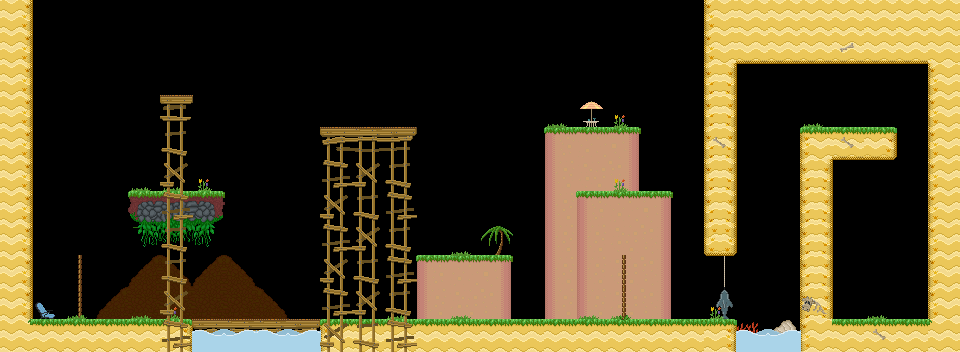

Rendered tile map (Tiled .tmx) drawn with the repository's tilesets; below, a short description and the map source with its tile grids summarised:
An orthogonal 30x11 tile map with 32x32 px tiles, 4 tile layers (background, main, foreground, hidden), 5 tilesets and 67 objects (22x spike, 18x veggie, 3x walking_enemy, 2x treetop_palm, 2x beach_bush, ...).

<map version="1.5" tiledversion="1.7.2" orientation="orthogonal" renderorder="right-down" width="30" height="11" tilewidth="32" tileheight="32" infinite="0" nextlayerid="11" nextobjectid="68">
 <properties>
  <property name="hints" value="" />
  <property name="time_to_beat" value="11" />
 </properties>
 <tileset firstgid="1" name="grass_level" tilewidth="32" tileheight="32" tilecount="153" columns="17">
  <image source="../../sprites/tilesets/34tile.png" width="544" height="306" />
 </tileset>
 <tileset firstgid="154" name="object_tilemap_32" tilewidth="32" tileheight="32" tilecount="25" columns="5">
  <image source="../../sprites/tilesets/object_tilemap_32.png" width="160" height="160" />
  <tile id="0">
   <properties>
    <property name="item_no" value="5" />
    <property name="type" value="costume_head" />
   </properties>
  </tile>
  <tile id="1">
   <properties>
    <property name="spawn" value="spawn" />
   </properties>
  </tile>
  <tile id="2">
   <properties>
    <property name="goal" value="goal" />
   </properties>
  </tile>
  <tile id="3">
   <properties>
    <property name="name" value="pig" />
   </properties>
  </tile>
  <tile id="4">
   <properties>
    <property name="direction" value="left" />
    <property name="name" value="walking_enemy" />
   </properties>
  </tile>
 </tileset>
 <tileset firstgid="179" name="object_tilemap_16" tilewidth="16" tileheight="16" tilecount="12" columns="4">
  <image source="../../sprites/tilesets/object_tilemap_16.png" width="64" height="48" />
 </tileset>
 <tileset firstgid="191" name="treetops_big_96" tilewidth="96" tileheight="64" tilecount="2" columns="2">
  <image source="../../sprites/objects/scenery/treetops_big_96.png" trans="ff00ff" width="192" height="64" />
 </tileset>
 <tileset firstgid="193" name="34tile_beach_temp" tilewidth="33" tileheight="33" spacing="1" margin="1" tilecount="189" columns="21">
  <image source="../../sprites/tilesets/34tile_beach_temp.png" width="714" height="306" />
 </tileset>
 <layer id="1" name="background" width="30" height="11">
  <properties>
   <property name="background" value="background" />
  </properties>
  <data>[330 cells, 296 non-empty, 17 distinct tile ids]</data>
 </layer>
 <layer id="2" name="main" width="30" height="11">
  <data>[330 cells, 306 non-empty, 27 distinct tile ids]</data>
 </layer>
 <layer id="3" name="foreground" width="30" height="11">
  <properties>
   <property name="foreground" value="foreground" />
  </properties>
  <data>[330 cells, 270 non-empty, 16 distinct tile ids]</data>
 </layer>
 <layer id="4" name="hidden" width="30" height="11">
  <data>[330 cells, 0 non-empty, 0 distinct tile ids]</data>
 </layer>
 <objectgroup color="#e70000" id="5" name="hard-blocks">
  <object id="1" x="128" y="192" width="96" height="32" />
 </objectgroup>
 <objectgroup color="#0055ff" id="6" name="soft-blocks">
  <object id="2" x="544" y="128" width="96" height="32" />
  <object id="3" x="576" y="192" width="96" height="32" />
  <object id="4" x="416" y="256" width="96" height="32" />
  <object id="5" x="320" y="128" width="96" height="32" />
  <object id="6" x="160" y="96" width="32" height="32" />
 </objectgroup>
 <objectgroup id="7" name="objects-32px">
  <object id="7" name="chest" gid="154" x="160" y="192" width="32" height="32">
   <properties>
    <property name="item_no" value="30" />
    <property name="type" value="costume_head" />
   </properties>
  </object>
  <object id="8" name="goal" gid="156" x="896" y="288" width="32" height="32" />
  <object id="9" name="start" gid="155" x="96" y="320" width="32" height="32">
   <properties>
    <property name="direction" value="right" />
    <property name="health" value="50" />
   </properties>
  </object>
  <object id="10" name="walking_enemy" gid="158" x="672" y="320" width="32" height="32">
   <properties>
    <property name="bound_to_platform" value="true" />
    <property name="direction" value="left" />
   </properties>
  </object>
  <object id="11" name="walking_enemy" gid="158" x="512" y="320" width="32" height="32">
   <properties>
    <property name="bound_to_platform" value="true" />
    <property name="direction" value="left" />
   </properties>
  </object>
  <object id="12" name="walking_enemy" gid="158" x="352" y="320" width="32" height="32">
   <properties>
    <property name="bound_to_platform" value="true" />
    <property name="direction" value="left" />
   </properties>
  </object>
  <object id="13" name="treetop_palm" gid="177" x="608" y="256" width="32" height="32">
   <properties>
    <property name="position" value="front" />
   </properties>
  </object>
  <object id="14" name="treetop_palm" gid="177" x="64" y="256" width="32" height="32">
   <properties>
    <property name="position" value="front" />
   </properties>
  </object>
  <object id="15" name="door" gid="165" x="128" y="192" width="32" height="32">
   <properties>
    <property name="color" value="yellow" />
   </properties>
  </object>
 </objectgroup>
 <objectgroup id="8" name="objects-16px">
  <object id="16" name="spike" gid="186" x="886" y="166" width="16" height="16" />
  <object id="17" name="spike" gid="186" x="892" y="253" width="16" height="16" />
  <object id="18" name="spike" gid="186" x="867" y="236" width="16" height="16" />
  <object id="19" name="spike" gid="186" x="882" y="224" width="16" height="16" />
  <object id="20" name="spike" gid="186" x="899" y="234" width="16" height="16" />
  <object id="21" name="spike" gid="186" x="832" y="319" width="16" height="16" />
  <object id="22" name="spike" gid="186" x="872" y="253" width="16" height="16" />
  <object id="23" name="spike" gid="186" x="828" y="303" width="16" height="16" />
  <object id="24" name="spike" gid="186" x="848" y="324" width="16" height="16" />
  <object id="25" name="spike" gid="186" x="729" y="201" width="16" height="16" />
  <object id="26" name="spike" gid="186" x="793" y="248" width="16" height="16" />
  <object id="27" name="spike" gid="186" x="793" y="153" width="16" height="16" />
  <object id="28" name="spike" gid="186" x="884" y="136" width="16" height="16" />
  <object id="29" name="spike" gid="186" x="835" y="97" width="16" height="16" />
  <object id="30" name="spike" gid="186" x="822" y="80" width="16" height="16" />
  <object id="31" name="spike" gid="186" x="844" y="80" width="16" height="16" />
  <object id="32" name="key" gid="183" x="739" y="84" width="16" height="16">
   <properties>
    <property name="color" value="yellow" />
   </properties>
  </object>
  <object id="33" name="spike" gid="186" x="191" y="128" width="16" height="16" />
  <object id="34" name="spike" gid="186" x="213" y="134" width="16" height="16" />
  <object id="35" name="spike" gid="186" x="221" y="159" width="16" height="16" />
  <object id="36" name="veggie" gid="190" x="738" y="224" width="16" height="16" />
  <object id="37" name="veggie" gid="190" x="779" y="189" width="16" height="16" />
  <object id="38" name="veggie" gid="190" x="735" y="152" width="16" height="16" />
  <object id="39" name="veggie" gid="190" x="902" y="88" width="16" height="16" />
  <object id="40" name="veggie" gid="190" x="588" y="187" width="16" height="16" />
  <object id="41" name="veggie" gid="190" x="638" y="186" width="16" height="16" />
  <object id="42" name="veggie" gid="190" x="606" y="123" width="16" height="16" />
  <object id="43" name="veggie" gid="190" x="560" y="122" width="16" height="16" />
  <object id="44" name="veggie" gid="190" x="432" y="250" width="16" height="16" />
  </objectgroup>
 <objectgroup id="9" name="treetop_big" />
 <objectgroup color="#00aa00" id="10" name="sand-blocks">
  <!-- 8 objects omitted --></objectgroup>
</map>
<!-- 23 of 67 objects omitted -->
